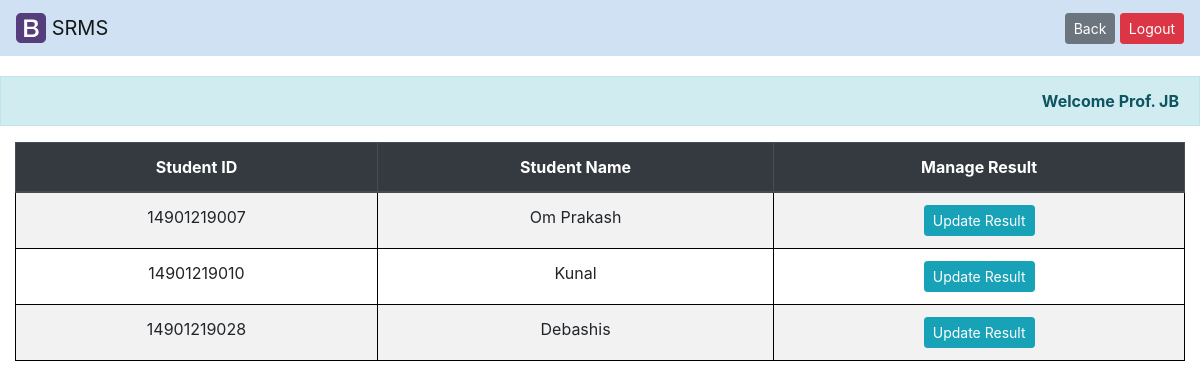
The app's page /teacher/dashboard.php (signed in) with its own data.
### tables this page shows
create table stu_details ( roll bigint, course varchar(10), email varchar(50),  name varchar(50), password varchar(50));

### teacher/dashboard.php (the view, shortened to what this page needs)
<!DOCTYPE html>
<html lang="en">
<head>
	<link rel="stylesheet" href="https://cdn.jsdelivr.net/npm/bootstrap@4.6.1/dist/css/bootstrap.min.css">
	<link rel="stylesheet" type="text/css" href="../css/teacher.css">
</head>
<body>
	<?php include_once("nav.php"); ?>
	<div class="alert alert-info"><strong>Welcome <?php echo $_SESSION['name']; ?></strong></div>
	<div class="container">
		<div class="table-responsive">
		    <table class="table table-bordered table-striped table-hover table-condensed">
		    	<thead class="thead-dark"><tr><th>Student ID</th><th>Student Name</th><th>Manage Result</th></tr></thead>
				<tbody>
				<?php
					include_once("../common/super_common.php");
					$result = mysqli_query($con,"select * from stu_details where course='".$_SESSION['ca']."'");
					while($row=mysqli_fetch_assoc($result))
						echo "<tr><td>".$row['roll']."</td><td>".$row['name']."</td><td><a href='moredetails.php?roll=".$row['roll']."' class='btn btn-info btn-sm'>Update Result</a></td></tr>";
				?>
				</tbody>
			</table>
		</div>
	</div>
</body>
</html>

### teacher/nav.php
<?php
echo "<div class='navbar navbar-light bg-light' style='margin-bottom:20px;background-color:#cfe1f2 !important;'>
	<a class='navbar-brand'><img src='../css/bootstrap-solid.svg' height='30' class='d-inline-block align-top'> SRMS</a>
	<div class='my-sm-0'>
		<a id='back'><button type='button' class='btn btn-secondary btn-sm'>Back</button></a>
		<a href='../logout.php'><button type='button' class='btn btn-danger btn-sm'>Logout</button></a>
	</div>
</div>";
?>

### css/teacher.css (style rules this page uses)
.container { max-width: 100% !important; }
tr { text-align: center; }
td { border: 1px solid black !important; }
.alert { margin-top:10px; border-radius:0px; text-align:right; }

### records on screen
stu_details: roll "14901219007", name "Om Prakash"
stu_details: roll "14901219010", name "Kunal"
stu_details: roll "14901219028", name "Debashis"

### other values on screen
$_SESSION['name'] "Prof. JB"
